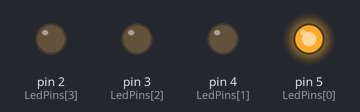
Simulated run of this sketch. Board: Arduino Uno, built with avr-gcc and run on an emulated ATmega328P. On the bench: output pins drawn as LEDs (lit = HIGH).

Above: at 0.2 s.
At 1.2 s:
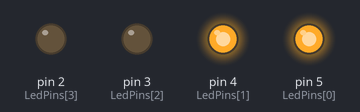
At 2.2 s:
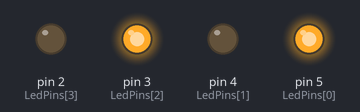
At 4.7 s:
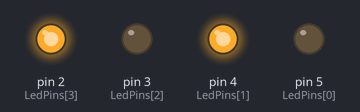
At 6.7 s:
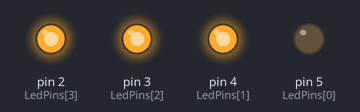
At 9.2 s:
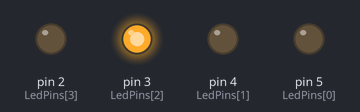
Timing chart, 0 to 9.8 s (numbered marks = the images above):
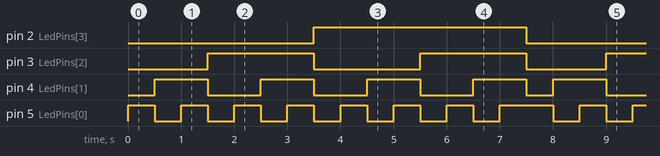

Measured:
- by itself, pin 2 (LedPins[3]): alternates HIGH for 4.0 s and LOW for 3.5 s
- by itself, pin 3 (LedPins[2]): repeats every 7.5 s: LOW 2.0 s, HIGH 2.0 s, LOW 1.5 s, HIGH 2.0 s
- by itself, pin 4 (LedPins[1]): repeats every 7.5 s: 3 × (LOW 1.0 s, HIGH 1.0 s), LOW 0.50 s, HIGH 1.0 s
- by itself, pin 5 (LedPins[0]): repeats every 7.5 s: 6 × (LOW 0.50 s, HIGH 0.50 s), LOW 0.50 s, HIGH 1.0 s

The sketch:

Tellebits.ino
```cpp
//Dette programmet teller bits opp til verdi 15. Den benytter seg av 4 led-pærer for å vise tallene.
//Avslått led-pære representerer verdien 0 og led-pære som lyser representerer verdien 1

int LedPins[] = {5, 4, 3, 2}; //Definerer hvilke pins som skal brukes
void setup() {
  // put your setup code here, to run once:

  for (int i =0;i<4;i++) //for-loop for å telle fra 0 til 3
  {
    pinMode(LedPins[i], OUTPUT); //Setter LedPins i array til output
  }

}

void loop() {
  //Array for tall som skal skrives ut som binary på ledlysene
    byte bitvalues[] = {1, 2, 3, 4, 5, 6, 7, 8, 9, 10, 11, 12, 13, 14, 15}; //Endre tallene for å få en annen rekkefølge

    for(byte x = 0; x <15; x++)//Teller fra venstre til høyre i tabellen
    {
      telleBits(bitvalues[x]);//Tallet fra bitvalues arrayen blir satt inn her representert som x, tallet blir satt inn i metoden displaybinary
      delay(500); //Delay er satt inn slik at den ikke skal telle så fort
    }

}

//Metode for å skrive ut tallet ved å bruke de fire leddiodene
void telleBits(byte number){
  //Teller seg gjennom tallet i binary for å sjekke hva som er 0 og hva som er 1
  for (int i =0;i<4;i++){

   //if statement som bruker bitread for å sjekke om verdien er lik 0
    if (bitRead(number, i)==0){ //Hvis tallet representert som i ==0 vil LEDen være slått av
    digitalWrite(LedPins[i], LOW);
   }
   //Hvis den ikke er ==0 vil den slå seg på
    else{
    digitalWrite(LedPins[i], HIGH);
   }
  }

}
```
